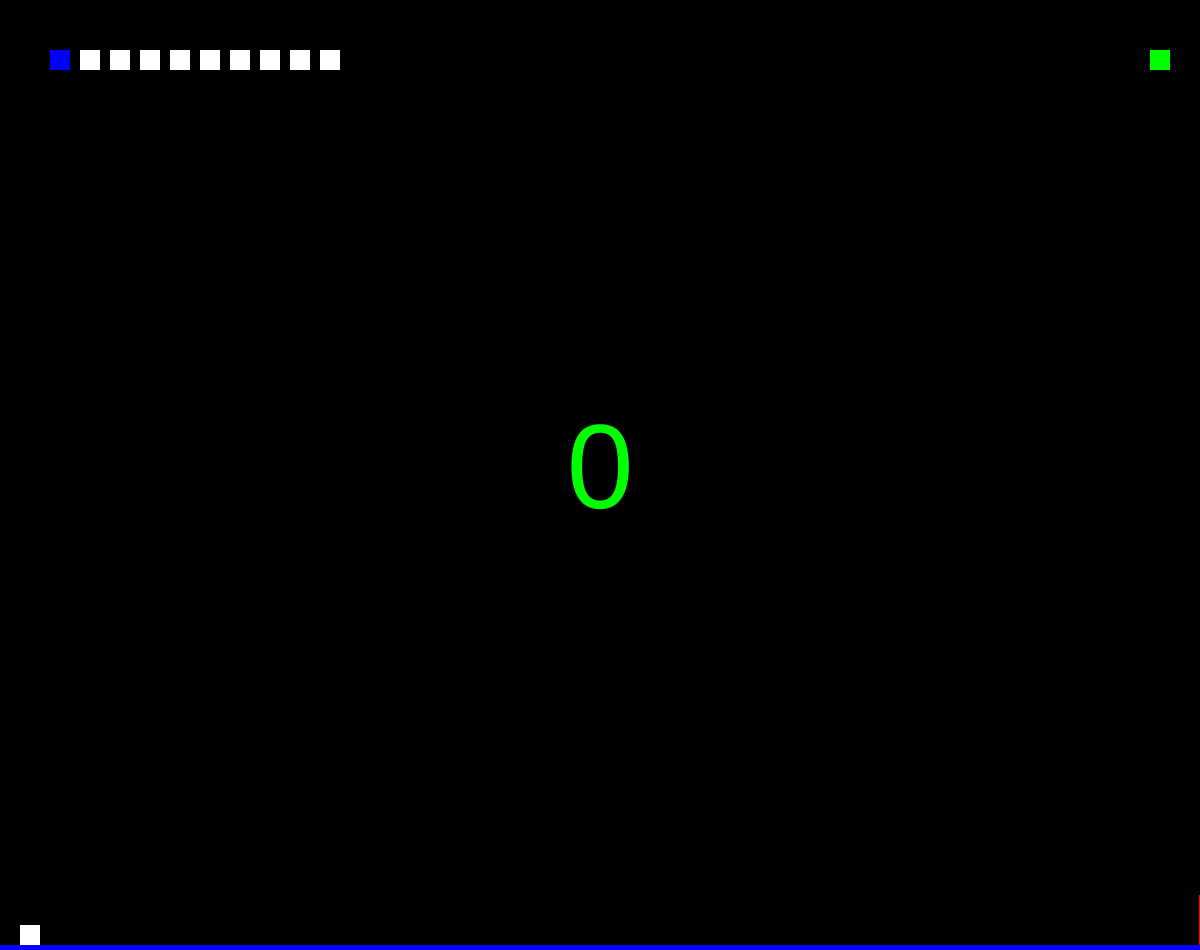
Frame 1 (no input)
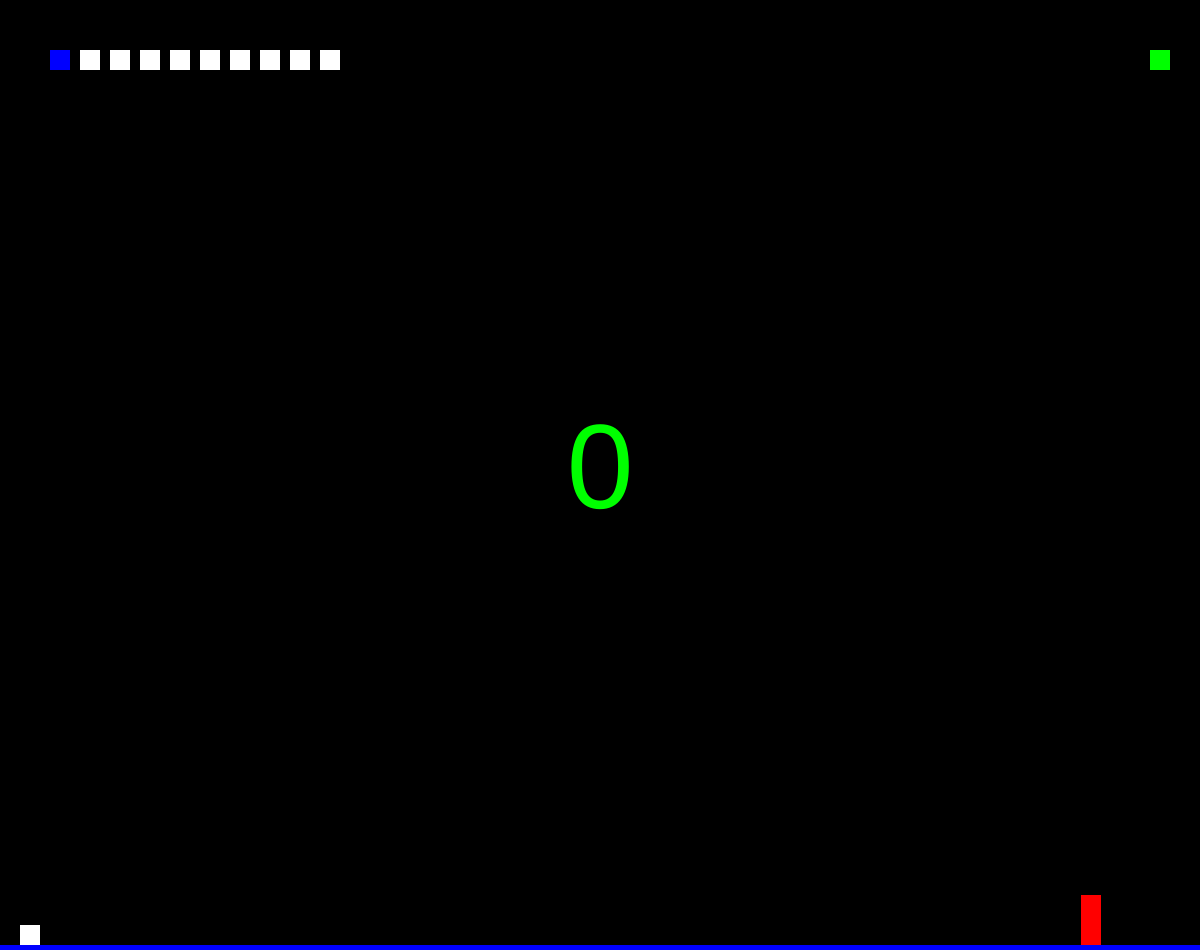
Frame 60 (no input)
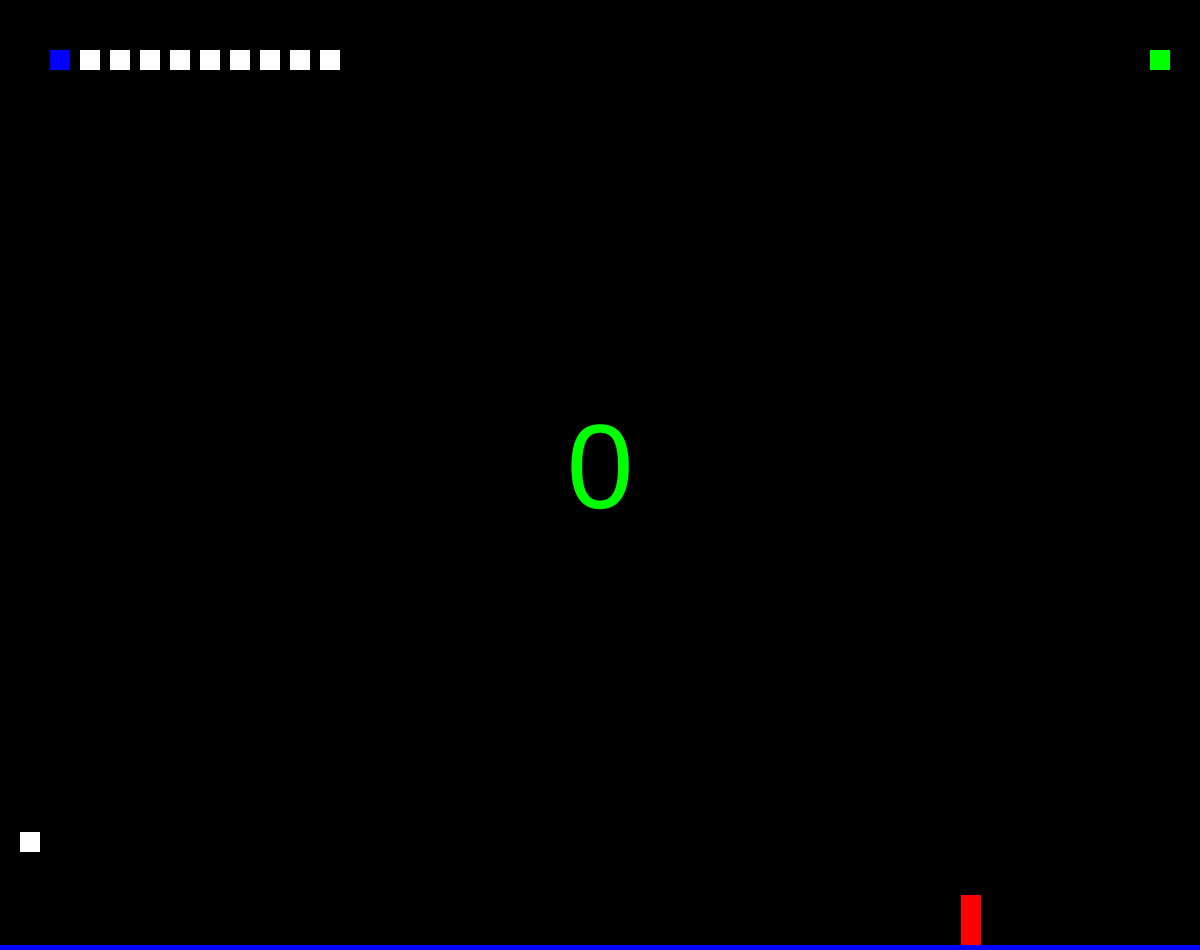
Frame 120 (the mouse pressed at the canvas centre since frame 60)

The p5.js sketch that drew these frames (run headless with seeded random() and noise() and a simulated clock; from frame 60 on, the mouse is pressed at the canvas centre):

// p5.js sketch
// ── sketch.js
function setup() {
  freq = windowWidth;
  createCanvas(windowWidth, windowHeight - 50);
  fill(255);
  noStroke();
  textSize(width / 10);
  textAlign(CENTER, CENTER);
}

cacti = [];
x = 0;
y = 0;
vx = 1;
vy = 0;
a = 0.1;
freq = 0;
maxCollisionDist = Math.sqrt(35**2 + 20**2) + 2;
score = 0;
gameOver = false;
minObstacleRange = 125;
randRange = 150;

function draw() {
  translate(-x, 0);
  background(0);
  fill(0, 0, 255);
  rect(x, height - 5, width, 5);
  for (i = 0; i < vx; i++) {
    rect(x + 50 + i * 30, 50, 20, 20);
  }
  fill(255);
  for (i = vx; i < 10; i++) {
    rect(x + 50 + i * 30, 50, 20, 20);
  }
  fill(0, 255, 0);
  rect(x + width - 50, 50, 20, 20);
  if (gameOver || checkCollisions()) {
    text('Game over!\nYour score is: ' + score, x + width / 2, height / 2);
    return;
  }
  if (y > 0) {
    vy = vy - a;
  }
  y = max(0, y + vy);
  text(score, x + width / 2, height / 2);
  fill(255);
  rect(x + 20, height - 25 - y, 20, 20);
  fill(255, 0, 0);
  if ((x + width - freq) < vx && (x + width - freq) >= 0) {
    cacti.push(freq);
    rand = floor(Math.random() * (randRange + 75 * vx));
    freq = freq + (minObstacleRange * vx) + rand;
  }
  if (cacti[0] < x) {
    cacti.shift();
    score = score + 1;
  }
  for (i = 0; i < cacti.length; i++) {
    cacti[i] = cacti[i] - 1;
    rect(cacti[i], height - 55, 20, 50);
  }
  x = x + vx;
}

function keyPressed() {
  if ((keyCode == UP_ARROW || key == ' ') && y < 5) {
    vy = 4.5;
  }
  else if (key == 'r') {
    cacti = [];
    score = 0;
    freq = x + width;
  }
  else if (!isNaN(key)) {
      vx = max(1,parseInt(key));
      cacti = [];
      score = 0;
      freq = x + width;
  }
}

function mousePressed() {
  if (mouseX >= width - 50 && mouseX <= width - 20 && mouseY >= 50 && mouseY <= 70) {
    cacti = [];
    score = 0;
    freq = x + width;
  }
  else if (mouseY >= 50 && mouseY <= 70) {
    vx = floor((mouseX - 50) / 30) + 1;
    cacti = [];
    score = 0;
    freq = x + width;
  }
  else if (y < 10) {
    vy = 4.5;
  }
}

function checkCollisions() {
  for (i = 0; i < cacti.length; i++) {
    dis = Math.sqrt(abs(25 - y)**2 + abs(cacti[i] - x)**2);
    if (dis < maxCollisionDist) {
      return true;
    } 
  }
  return false;
}function setup() {
  freq = windowWidth;
  createCanvas(windowWidth, windowHeight - 50);
  fill(255);
  noStroke();
  textSize(width / 10);
  textAlign(CENTER, CENTER);
}

cacti = [];
x = 0;
y = 0;
vx = 1;
vy = 0;
a = 0.1;
freq = 0;
maxCollisionDist = Math.sqrt(35**2 + 20**2) + 2;
score = 0;
gameOver = false;

function draw() {
  translate(-x, 0);
  background(0);
  fill(0, 0, 255);
  rect(x, height - 5, width, 5);
  for (i = 0; i < vx; i++) {
    rect(x + 50 + i * 30, 50, 20, 20);
  }
  fill(255);
  for (i = vx; i < 10; i++) {
    rect(x + 50 + i * 30, 50, 20, 20);
  }
  fill(0, 255, 0);
  rect(x + width - 50, 50, 20, 20);
  if (gameOver || checkCollisions()) {
    text('Game over!\nYour score is: ' + score, x + width / 2, height / 2);
    return;
  }
  if (y > 0) {
    vy = vy - a;
  }
  y = max(0, y + vy);
  text(score, x + width / 2, height / 2);
  fill(255);
  rect(x + 20, height - 25 - y, 20, 20);
  fill(255, 0, 0);
  if ((x + width - freq) < vx && (x + width - freq) >= 0) {
    cacti.push(freq);
    rand = floor(Math.random() * 75);
    freq = freq + (75 * vx) + rand;
  }
  if (cacti[0] < x) {
    cacti.shift();
    score = score + 1;
  }
  for (i = 0; i < cacti.length; i++) {
    cacti[i] = cacti[i] - 1;
    rect(cacti[i], height - 55, 20, 50);
  }
  x = x + vx;
}

function keyPressed() {
  if ((keyCode == UP_ARROW || key == ' ') && y < 5) {
    vy = 4.5;
  }
  else if (key == 'r') {
    restart();
  }
  else if (!isNaN(key)) {
      vx = max(1, parseInt(key));
      restart();
  }
}

function mousePressed() {
  if (mouseX >= width - 50 && mouseX <= width - 20 && mouseY >= 50 && mouseY <= 70) {
    restart();
  }
  else if (mouseY >= 50 && mouseY <= 70) {
    vx = floor((mouseX - 50) / 30) + 1;
    restart();
  }
  else if (y < 10) {
    vy = 4.5;
  }
}

function checkCollisions() {
  for (i = 0; i < cacti.length; i++) {
    dis = Math.sqrt(abs(25 - y)**2 + abs(cacti[i] - x)**2);
    if (dis < maxCollisionDist) {
      return true;
    } 
  }
  return false;
}

function restart() {
  cacti = [];
  score = 0;
  freq = x + width;
  y = 0;
  vy = 0;
}
// ── style.css
html, body {
	margin: 0;
	padding: 0;
}
canvas {
	display: block;
}
